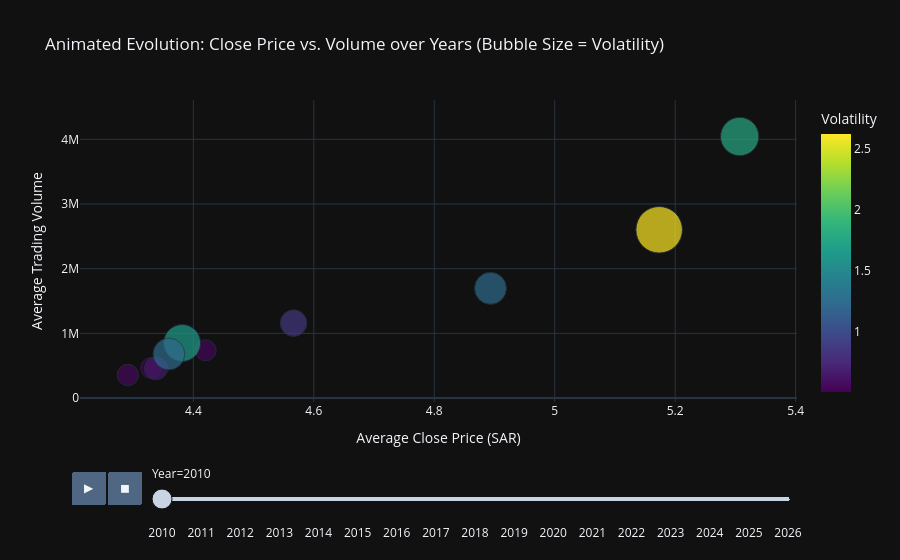

Notebook cell for this chart:
### Markdown cell above
### 2.5 Animated Data Storytelling
To view the evolution of the stock's trading volume and closing price dynamically over the years, we use an animated scatter plot aggregating data by month and year.

### Code cell
# Aggregate data for animation (Monthly Average)
df_monthly = df.groupby(['Year', 'Month']).agg({'Close': 'mean', 'Volume': 'mean', 'Daily_Return': 'std'}).reset_index()
df_monthly['Date_Str'] = df_monthly['Year'].astype(str) + '-' + df_monthly['Month'].astype(str).str.zfill(2)
df_monthly['Volatility'] = df_monthly['Daily_Return'].fillna(0)

# Create animated scatter plot
fig = px.scatter(df_monthly, 
                 x="Close", 
                 y="Volume", 
                 animation_frame="Year", 
                 animation_group="Month",
                 size="Volatility",
                 color="Volatility",
                 hover_name="Date_Str",
                 size_max=50,
                 color_continuous_scale=px.colors.sequential.Viridis,
                 title="Animated Evolution: Close Price vs. Volume over Years (Bubble Size = Volatility)",
                 template="plotly_dark")

fig.update_layout(xaxis_title="Average Close Price (SAR)", yaxis_title="Average Trading Volume")
fig.show()

### Figure 1 — Plotly figure (JSON) as saved in the notebook; plotly's stock layout.template omitted (floating-point values rounded to 4 significant figures)
{"data": [{"hovertemplate": "<b>%{hovertext}</b><br><br>Year=2010<br>Close=%{x}<br>Volume=%{y}<br>Volatility=%{marker.color}<extra></extra>", "hovertext": ["2010-03", "2010-04", "2010-05", "2010-06", "2010-07", "2010-08", "2010-09", "2010-10", "2010-11", "2010-12"], "ids": [3, 4, 5, 6, 7, 8, 9, 10, 11, 12], "legendgroup": "", "marker": {"color": [1.775, 2.621, 1.241, 0.8571, 0.537, 0.506, 1.654, 0.6494, 0.5546, 1.227], "coloraxis": "coloraxis", "size": [1.775, 2.621, 1.241, 0.8571, 0.537, 0.506, 1.654, 0.6494, 0.5546, 1.227], "sizemode": "area", "sizeref": 0.002416, "symbol": "circle"}, "mode": "markers", "name": "", "orientation": "v", "showlegend": false, "type": "scatter", "x": [5.307, 5.173, 4.893, 4.566, 4.42, 4.33, 4.381, 4.338, 4.291, 4.359], "xaxis": "x", "y": [4043000.0, 2601000.0, 1697000.0, 1159000.0, 739800.0, 464200.0, 851300.0, 460700.0, 358000.0, 680200.0], "yaxis": "y"}], "layout": {"coloraxis": {"colorbar": {"title": {"text": "Volatility"}}, "colorscale": [[0, "#440154"], [0.1111, "#482878"], [0.2222, "#3e4989"], [0.3333, "#31688e"], [0.4444, "#26828e"], [0.5556, "#1f9e89"], [0.6667, "#35b779"], [0.7778, "#6ece58"], [0.8889, "#b5de2b"], [1, "#fde725"]]}, "legend": {"itemsizing": "constant", "tracegroupgap": 0}, "sliders": [{"active": 0, "currentvalue": {"prefix": "Year="}, "len": 0.9, "pad": {"b": 10, "t": 60}, "steps": [{"args": [["2010"], {"frame": {"duration": 0, "redraw": false}, "fromcurrent": true, "mode": "immediate", "transition": {"duration": 0, "easing": "linear"}}], "label": "2010", "method": "animate"}, {"args": [["2011"], {"frame": {"duration": 0, "redraw": false}, "fromcurrent": true, "mode": "immediate", "transition": {"duration": 0, "easing": "linear"}}], "label": "2011", "method": "animate"}, {"args": [["2012"], {"frame": {"duration": 0, "redraw": false}, "fromcurrent": true, "mode": "immediate", "transition": {"duration": 0, "easing": "linear"}}], "label": "2012", "method": "animate"}, {"args": [["2013"], {"frame": {"duration": 0, "redraw": false}, "fromcurrent": true, "mode": "immediate", "transition": {"duration": 0, "easing": "linear"}}], "label": "2013", "method": "animate"}, {"args": [["2014"], {"frame": {"duration": 0, "redraw": false}, "fromcurrent": true, "mode": "immediate", "transition": {"duration": 0, "easing": "linear"}}], "label": "2014", "method": "animate"}, {"args": [["2015"], {"frame": {"duration": 0, "redraw": false}, "fromcurrent": true, "mode": "immediate", "transition": {"duration": 0, "easing": "linear"}}], "label": "2015", "method": "animate"}, {"args": [["2016"], {"frame": {"duration": 0, "redraw": false}, "fromcurrent": true, "mode": "immediate", "transition": {"duration": 0, "easing": "linear"}}], "label": "2016", "method": "animate"}, {"args": [["2017"], {"frame": {"duration": 0, "redraw": false}, "fromcurrent": true, "mode": "immediate", "transition": {"duration": 0, "easing": "linear"}}], "label": "2017", "method": "animate"}, {"args": [["2018"], {"frame": {"duration": 0, "redraw": false}, "fromcurrent": true, "mode": "immediate", "transition": {"duration": 0, "easing": "linear"}}], "label": "2018", "method": "animate"}, {"args": [["2019"], {"frame": {"duration": 0, "redraw": false}, "fromcurrent": true, "mode": "immediate", "transition": {"duration": 0, "easing": "linear"}}], "label": "2019", "method": "animate"}, {"args": [["2020"], {"frame": {"duration": 0, "redraw": false}, "fromcurrent": true, "mode": "immediate", "transition": {"duration": 0, "easing": "linear"}}], "label": "2020", "method": "animate"}, {"args": [["2021"], {"frame": {"duration": 0, "redraw": false}, "fromcurrent": true, "mode": "immediate", "transition": {"duration": 0, "easing": "linear"}}], "label": "2021", "method": "animate"}, {"args": [["2022"], {"frame": {"duration": 0, "redraw": false}, "fromcurrent": true, "mode": "immediate", "transition": {"duration": 0, "easing": "linear"}}], "label": "2022", "method": "animate"}, {"args": [["2023"], {"frame": {"duration": 0, "redraw": false}, "fromcurrent": true, "mode": "immediate", "transition": {"duration": 0, "easing": "linear"}}], "label": "2023", "method": "animate"}, {"args": [["2024"], {"frame": {"duration": 0, "redraw": false}, "fromcurrent": true, "mode": "immediate", "transition": {"duration": 0, "easing": "linear"}}], "label": "2024", "method": "animate"}, {"args": [["2025"], {"frame": {"duration": 0, "redraw": false}, "fromcurrent": true, "mode": "immediate", "transition": {"duration": 0, "easing": "linear"}}], "label": "2025", "method": "animate"}, {"args": [["2026"], {"frame": {"duration": 0, "redraw": false}, "fromcurrent": true, "mode": "immediate", "transition": {"duration": 0, "easing": "linear"}}], "label": "2026", "method": "animate"}], "x": 0.1, "xanchor": "left", "y": 0, "yanchor": "top"}], "title": {"text": "Animated Evolution: Close Price vs. Volume over Years (Bubble Size = Volatility)"}, "updatemenus": [{"buttons": [{"args": [null, {"frame": {"duration": 500, "redraw": false}, "fromcurrent": true, "mode": "immediate", "transition": {"duration": 500, "easing": "linear"}}], "label": "&#9654;", "method": "animate"}, {"args": [[null], {"frame": {"duration": 0, "redraw": false}, "fromcurrent": true, "mode": "immediate", "transition": {"duration": 0, "easing": "linear"}}], "label": "&#9724;", "method": "animate"}], "direction": "left", "pad": {"r": 10, "t": 70}, "showactive": false, "type": "buttons", "x": 0.1, "xanchor": "right", "y": 0, "yanchor": "top"}], "xaxis": {"anchor": "y", "domain": [0, 1], "title": {"text": "Average Close Price (SAR)"}}, "yaxis": {"anchor": "x", "domain": [0, 1], "title": {"text": "Average Trading Volume"}}}}
